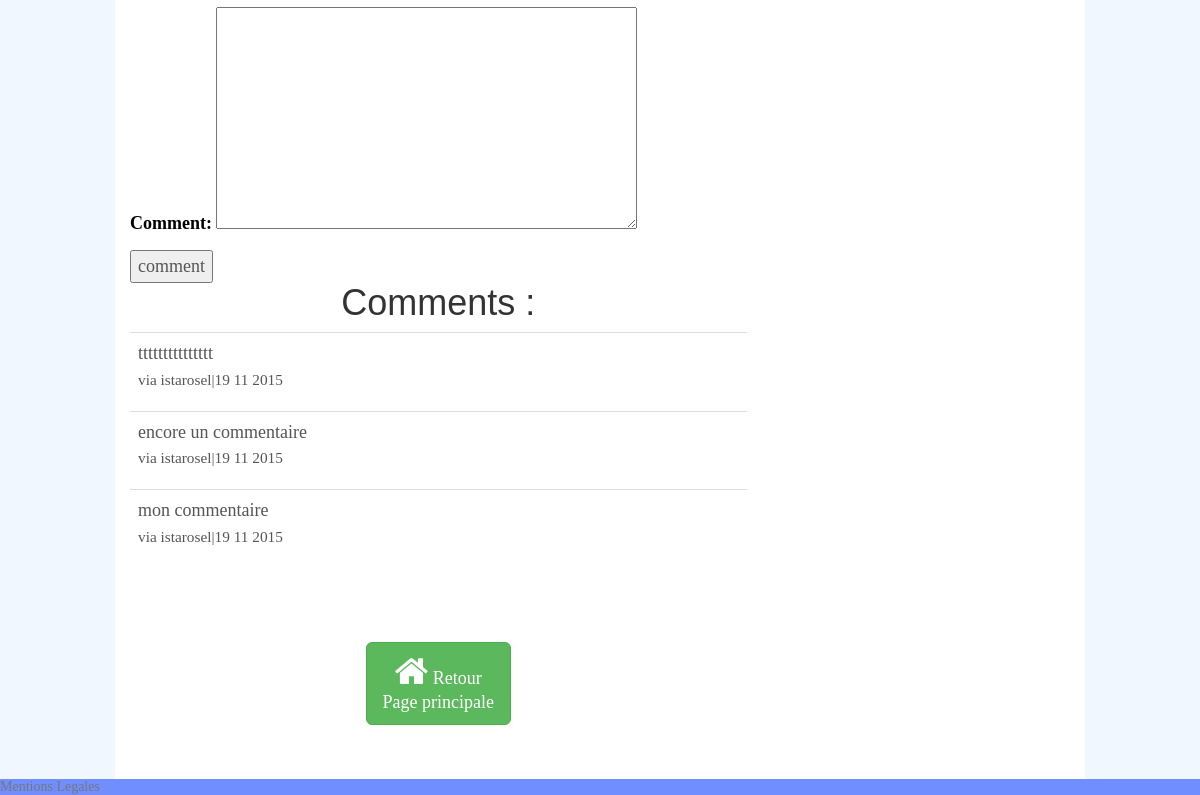
The page /parution/1/ (lower part) on the database as committed earlier.
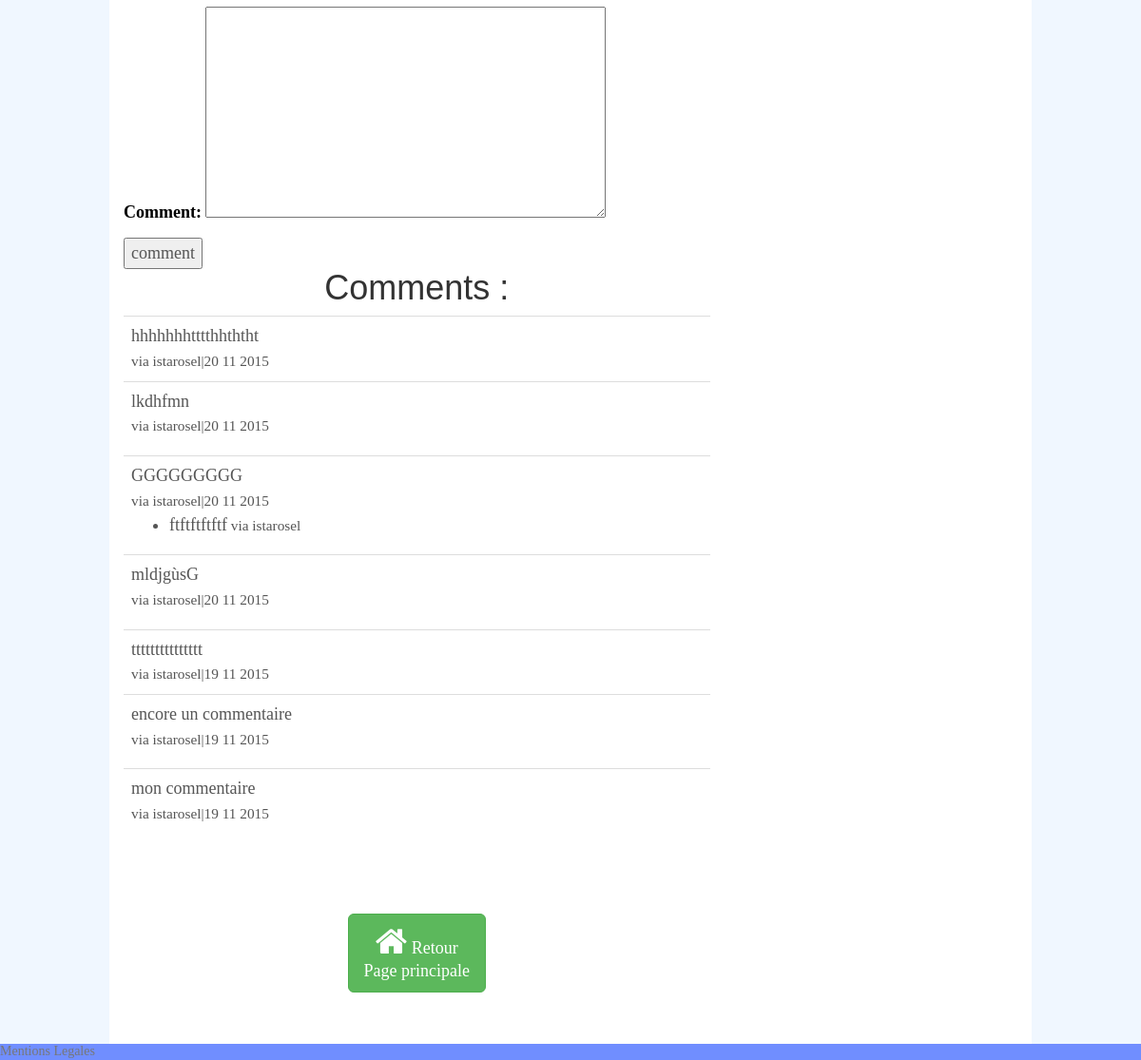
The same page on the database as committed later.
### comments/models.py (models this page shows, shortened)
class Comment(models.Model):
	user = models.ForeignKey(MyUser)
	parent = models.ForeignKey("self",null=True,blank=True)
	path = models.CharField(max_length=350)
	parution = models.ForeignKey(Parution,null=True,blank=True)
	text = models.TextField()
	updated = models.DateTimeField(auto_now=True, auto_now_add=False)
	timestamp = models.DateTimeField(auto_now=False,auto_now_add=True)
	active = models.BooleanField(default=True)
	objects = CommentManager()
	class Meta:
		ordering = ['-timestamp']
	@property
	def get_comment(self):
		return self.text
	@property
	def is_child(self):
		if self.parent is not None:
			return True
		else :
			return False
	def get_children(self):
		if self.is_child:
			return None
		else :
			return Comment.objects.filter(parent=self)

### accounts/models.py (models this page shows, shortened)
class MyUser(AbstractBaseUser):
	username = models.CharField(max_length=255,unique=True)
	email = models.EmailField(verbose_name='email address',max_length=255,unique=True)
	first_name = models.CharField(max_length=120,null=True, blank=True)
	last_name = models.CharField(max_length=120,null=True, blank=True)
	is_member = models.BooleanField(default=False, verbose_name='tout contenu')
	is_active = models.BooleanField(default=True)
	is_admin = models.BooleanField(default=False)
	objects = MyUserManager()
	USERNAME_FIELD = 'username'
	REQUIRED_FIELDS = ['email']
	def __str__(self):              # __unicode__ on Python 2
	    return self.username

### blogdef/views.py (the view, shortened to what this page needs)
# urls.py: url(r'^parution/(?P<pk>[\d]+)/$','blogdef.views.publication_detail' , name='parution-detail'),
def publication_detail(request, pk):
	try :
		object = Parution.objects.get(pk=pk)
		comments = Comment.objects.filter(parution=object)
		comment_form = CommentForm(request.POST or None)
		context = {
					"object":object,
					"comments":comments,
				}
		context["comment_form"]=comment_form
		return render(request,"blogdef/parution_detail.html",context)
	except :
		raise Http404

### comments/forms.py
class CommentForm(forms.Form):
	comment = forms.CharField(widget=forms.Textarea)

### blogdef/templates/blogdef/parution_detail.html (shortened to what this page needs)
{% extends "base.html" %}
{% block enTete %}
<br/>
{% endblock %}
{% block content %}
	<div class="row">
		<div class="col-sm-12">
			<form method="POST" action="">
			{{comment_form.as_p}}
			<input type="submit" value="comment" />
			</form>
			<h1>Comments : </h1>
			<table class='table'>
			{% for comment in comments %}
			<tr><td>{{comment.get_comment}}
				<br/><small>via {{comment.user}}|{{comment.timestamp|date:"d m Y"}}</small>
			{% if not comment.is_child %}
			<ul>
			{% for child in comment.get_children%}
			<li>{{child.get_comment}}<small> via {{child.user}}</small>
			{% endfor %}
			</ul>
			{% endif %}
			</td></tr>
			{% endfor %}
			</table>
		</div>
	</div>
{% endblock %}
{% block suite%}
<br/>
<br/>
<div class="text-center">
<a class="btn btn-lg btn-success" href="{% url 'liste' %}">
  <i class="fa fa-home fa-2x"></i> Retour<br>Page principale</a>
</div>
<br/>
<br/>
{% endblock %}

Rows that differ between the two databases and show on the page:
added Comment: get_comment "hhhhhhhtttthhththt", user "istarosel", timestamp "20 11 2015", shown under "Comments :"
added Comment: get_comment "lkdhfmn", user "istarosel", timestamp "20 11 2015", shown under "Comments :"
added Comment: get_comment "GGGGGGGGG", user "istarosel", timestamp "20 11 2015", shown under "Comments :"
added Comment: get_comment "ftftftftftf", user "istarosel", shown under "GGGGGGGGG"
added Comment: get_comment "mldjgùsG", user "istarosel", timestamp "20 11 2015", shown under "Comments :"
